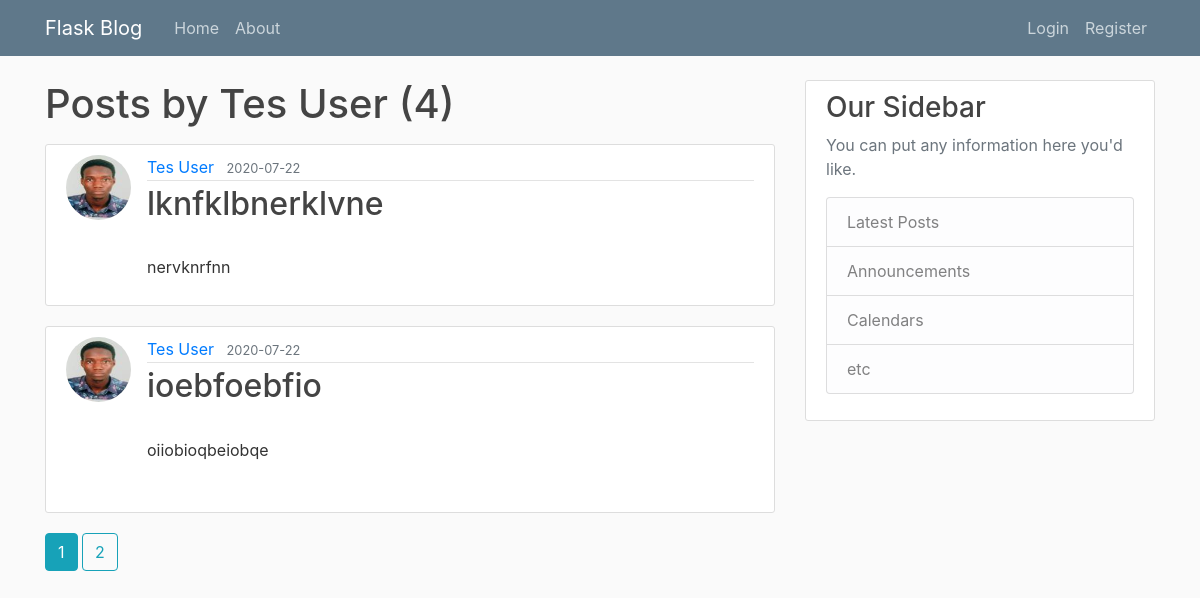
/user/Tes User, run on the app's committed database.
### flaskblog/models.py (models this page shows, shortened)
class User(db.Model, UserMixin):
    id = db.Column(db.Integer, primary_key = True)
    username = db.Column(db.String(20), unique = True, nullable = False)
    email = db.Column(db.String(120), unique = True, nullable = False)
    image_file = db.Column(db.String(20), nullable = False, default = 'default.jpg')
    password = db.Column(db.String(60),  nullable = False)
    posts = db.relationship('Post', backref='author', lazy = True)

class Post(db.Model):
    id = db.Column(db.Integer, primary_key = True)
    title = db.Column(db.String(100), nullable=False)
    date_posted = db.Column(db.DateTime, nullable=False, default=datetime.utcnow)
    content = db.Column(db.Text, nullable = False)
    user_id = db.Column(db.Integer, db.ForeignKey('user.id'), nullable=False)

### flaskblog/users/routes.py (the view)
@users.route("/user/<string:username>")
def user_posts(username):
    page = request.args.get('page', 1, type=int)
    user = User.query.filter_by(username=username).first_or_404()
    posts = Post.query.filter_by(author=user).order_by(Post.date_posted.desc()).paginate(page=page, per_page=2)
    return render_template('user_posts.html', posts=posts, user=user)

### flaskblog/templates/user_posts.html
{% extends 'layout.html' %}
{% block content %}
<h1 class="mb-3">
    Posts by {{user.username}} ({{ posts.total}})
</h1>
    {% for post in posts.items %}
        <article class="media content-section">
            <img class="rounded-circle article-img" src="{{ url_for('static', filename='profile_pics/' + post.author.image_file ) }}">
            <div class="media-body">
                <div class="article-metadata">
                    <a class="mr-2" href="{{url_for('users.user_posts', username=post.author.username)}}">
                        {{ post.author.username }}
                    </a>
                    <small class="text-muted">
                        {{ post.date_posted.strftime('%Y-%m-%d')}}
                    </small>
                </div>
                <h2>
                    <a class="article-title" href="{{ url_for('posts.post', post_id=post.id) }}">
                        {{ post.title }}
                    </a>
                </h2>
                <p class="article-content">
                    {{ post.content }}
                </p>
            </div>
        </article>
    {%endfor%}
    {% for page_num in posts.iter_pages(left_edge=1, right_edge=1, left_current=1, right_current=2) %}
        {% if page_num %}
            {% if posts.page == page_num %}
                <a class="btn btn-info mb-4 "href="{{url_for('users.user_posts', username=user.username, page=page_num)}}">
                    {{ page_num }}</a>
            {% else %}
            <a class="btn btn-outline-info mb-4 "href="{{url_for('users.user_posts', username=user.username, page=page_num)}}">
                {{ page_num }}</a>
            {% endif %}
            {% else %}
                ...
        {% endif %}
    {% endfor %}
{% endblock content %}

### flaskblog/static/css/main.css (style rules this page uses)
body { background: #fafafa; color: #333333; margin-top: 5rem; }
h1, h2, h3, h4, h5, h6 { color: #444444; }
.content-section { background: #ffffff; padding: 10px 20px; border: 1px solid #dddddd; border-radius: 3px; margin-bottom: 20px; }
.article-title { color: #444444; }
.article-content { white-space: pre-line; }
.article-img { height: 65px; width: 65px; margin-right: 16px; }
.article-metadata { padding-bottom: 1px; margin-bottom: 4px; border-bottom: 1px solid #e3e3e3 }

### data on the page
User: username "Tes User"
Post: image_file (picture), author.username "Tes User", date_posted "2020-07-22", title "lknfklbnerklvne", content "nervknrfnn"
Post: image_file (picture), author.username "Tes User", date_posted "2020-07-22", title "ioebfoebfio", content "oiiobioqbeiobqe"

### other printed values
{{ posts.total }} "4"
{{ page_num }} "1"
{{ page_num }} "2"
